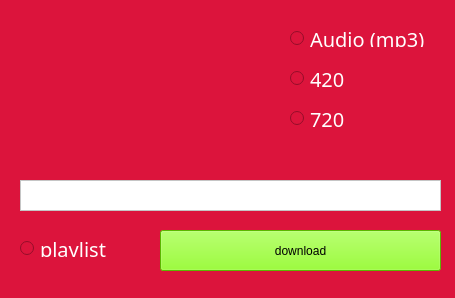
<?xml version="1.0" encoding="UTF-8"?>
<ui version="4.0">
 <class>MainWindow</class>
 <widget class="QMainWindow" name="MainWindow">
  <property name="geometry">
   <rect>
    <x>0</x>
    <y>0</y>
    <width>455</width>
    <height>298</height>
   </rect>
  </property>
  <property name="minimumSize">
   <size>
    <width>455</width>
    <height>298</height>
   </size>
  </property>
  <property name="windowTitle">
   <string>MainWindow</string>
  </property>
  <property name="styleSheet">
   <string notr="true">background-color:#DC143C;</string>
  </property>
  <widget class="QWidget" name="centralwidget">
   <widget class="QPushButton" name="pushButton">
    <property name="geometry">
     <rect>
      <x>160</x>
      <y>230</y>
      <width>281</width>
      <height>41</height>
     </rect>
    </property>
    <property name="styleSheet">
     <string notr="true">background-color:#7FFF00;</string>
    </property>
    <property name="text">
     <string>download</string>
    </property>
   </widget>
   <widget class="QRadioButton" name="radioButton">
    <property name="geometry">
     <rect>
      <x>20</x>
      <y>240</y>
      <width>121</width>
      <height>17</height>
     </rect>
    </property>
    <property name="font">
     <font>
      <family>Perpetua Titling MT</family>
      <pointsize>-1</pointsize>
     </font>
    </property>
    <property name="styleSheet">
     <string notr="true">font-size:20px;color:white</string>
    </property>
    <property name="text">
     <string>playlist</string>
    </property>
   </widget>
   <widget class="QTextEdit" name="textEdit">
    <property name="geometry">
     <rect>
      <x>20</x>
      <y>180</y>
      <width>421</width>
      <height>31</height>
     </rect>
    </property>
    <property name="styleSheet">
     <string notr="true">background-color:white;</string>
    </property>
   </widget>
   <widget class="QLabel" name="label">
    <property name="geometry">
     <rect>
      <x>20</x>
      <y>10</y>
      <width>251</width>
      <height>151</height>
     </rect>
    </property>
    <property name="text">
     <string/>
    </property>
    <property name="pixmap">
     <pixmap>59a59a8d79bbfd1d008b601a.jpg</pixmap>
    </property>
    <property name="scaledContents">
     <bool>true</bool>
    </property>
   </widget>
   <widget class="QRadioButton" name="radioButton_2">
    <property name="geometry">
     <rect>
      <x>290</x>
      <y>30</y>
      <width>161</width>
      <height>17</height>
     </rect>
    </property>
    <property name="font">
     <font>
      <family>Perpetua Titling MT</family>
      <pointsize>-1</pointsize>
     </font>
    </property>
    <property name="styleSheet">
     <string notr="true">font-size:20px;color:white</string>
    </property>
    <property name="text">
     <string>Audio (mp3)</string>
    </property>
   </widget>
   <widget class="QRadioButton" name="radioButton_3">
    <property name="geometry">
     <rect>
      <x>290</x>
      <y>70</y>
      <width>161</width>
      <height>17</height>
     </rect>
    </property>
    <property name="font">
     <font>
      <family>Perpetua Titling MT</family>
      <pointsize>-1</pointsize>
     </font>
    </property>
    <property name="styleSheet">
     <string notr="true">font-size:20px;color:white</string>
    </property>
    <property name="text">
     <string>420</string>
    </property>
   </widget>
   <widget class="QRadioButton" name="radioButton_4">
    <property name="geometry">
     <rect>
      <x>290</x>
      <y>110</y>
      <width>161</width>
      <height>17</height>
     </rect>
    </property>
    <property name="font">
     <font>
      <family>Perpetua Titling MT</family>
      <pointsize>-1</pointsize>
     </font>
    </property>
    <property name="styleSheet">
     <string notr="true">font-size:20px;color:white</string>
    </property>
    <property name="text">
     <string>720</string>
    </property>
   </widget>
  </widget>
  <widget class="QStatusBar" name="statusbar"/>
 </widget>
 <resources/>
 <connections/>
</ui>
